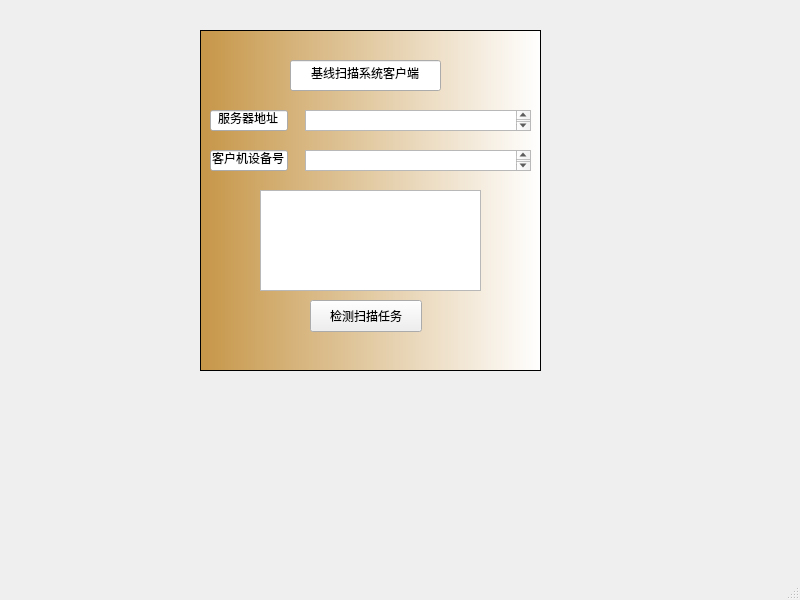
<?xml version="1.0" encoding="UTF-8"?>
<ui version="4.0">
 <class>MainWindow</class>
 <widget class="QMainWindow" name="MainWindow">
  <property name="geometry">
   <rect>
    <x>0</x>
    <y>0</y>
    <width>800</width>
    <height>600</height>
   </rect>
  </property>
  <property name="windowTitle">
   <string>MainWindow</string>
  </property>
  <widget class="QWidget" name="centralwidget">
   <widget class="QListView" name="listView">
    <property name="geometry">
     <rect>
      <x>200</x>
      <y>30</y>
      <width>341</width>
      <height>341</height>
     </rect>
    </property>
    <property name="styleSheet">
     <string notr="true">background-color: qlineargradient(spread:pad, x1:0, y1:0, x2:1, y2:0, stop:0 rgba(198, 150, 72, 255), stop:1 rgba(255, 255, 255, 255));</string>
    </property>
    <property name="alternatingRowColors">
     <bool>false</bool>
    </property>
   </widget>
   <widget class="QPushButton" name="pushButton">
    <property name="geometry">
     <rect>
      <x>310</x>
      <y>300</y>
      <width>112</width>
      <height>32</height>
     </rect>
    </property>
    <property name="styleSheet">
     <string notr="true"/>
    </property>
    <property name="text">
     <string>检测扫描任务</string>
    </property>
   </widget>
   <widget class="QWidget" name="horizontalLayoutWidget_2">
    <property name="geometry">
     <rect>
      <x>210</x>
      <y>150</y>
      <width>321</width>
      <height>21</height>
     </rect>
    </property>
    <layout class="QHBoxLayout" name="horizontalLayout_2">
     <item>
      <widget class="QLineEdit" name="lineEdit_2">
       <property name="text">
        <string>客户机设备号</string>
       </property>
       <property name="alignment">
        <set>Qt::AlignCenter</set>
       </property>
      </widget>
     </item>
     <item>
      <spacer name="horizontalSpacer">
       <property name="orientation">
        <enum>Qt::Horizontal</enum>
       </property>
       <property name="sizeHint" stdset="0">
        <size>
         <width>40</width>
         <height>20</height>
        </size>
       </property>
      </spacer>
     </item>
     <item>
      <widget class="QTextEdit" name="textEdit_2"/>
     </item>
    </layout>
   </widget>
   <widget class="QLineEdit" name="lineEdit_3">
    <property name="geometry">
     <rect>
      <x>290</x>
      <y>60</y>
      <width>151</width>
      <height>31</height>
     </rect>
    </property>
    <property name="text">
     <string>基线扫描系统客户端</string>
    </property>
    <property name="alignment">
     <set>Qt::AlignCenter</set>
    </property>
   </widget>
   <widget class="QTextEdit" name="textEdit">
    <property name="geometry">
     <rect>
      <x>260</x>
      <y>190</y>
      <width>221</width>
      <height>101</height>
     </rect>
    </property>
   </widget>
   <widget class="QWidget" name="horizontalLayoutWidget_3">
    <property name="geometry">
     <rect>
      <x>210</x>
      <y>110</y>
      <width>321</width>
      <height>21</height>
     </rect>
    </property>
    <layout class="QHBoxLayout" name="horizontalLayout_3">
     <item>
      <widget class="QLineEdit" name="lineEdit_4">
       <property name="text">
        <string>服务器地址</string>
       </property>
       <property name="alignment">
        <set>Qt::AlignCenter</set>
       </property>
      </widget>
     </item>
     <item>
      <spacer name="horizontalSpacer_2">
       <property name="orientation">
        <enum>Qt::Horizontal</enum>
       </property>
       <property name="sizeHint" stdset="0">
        <size>
         <width>40</width>
         <height>20</height>
        </size>
       </property>
      </spacer>
     </item>
     <item>
      <widget class="QTextEdit" name="textEdit_3"/>
     </item>
    </layout>
   </widget>
  </widget>
  <widget class="QMenuBar" name="menubar">
   <property name="geometry">
    <rect>
     <x>0</x>
     <y>0</y>
     <width>800</width>
     <height>22</height>
    </rect>
   </property>
  </widget>
  <widget class="QStatusBar" name="statusbar"/>
 </widget>
 <resources/>
 <connections/>
</ui>
